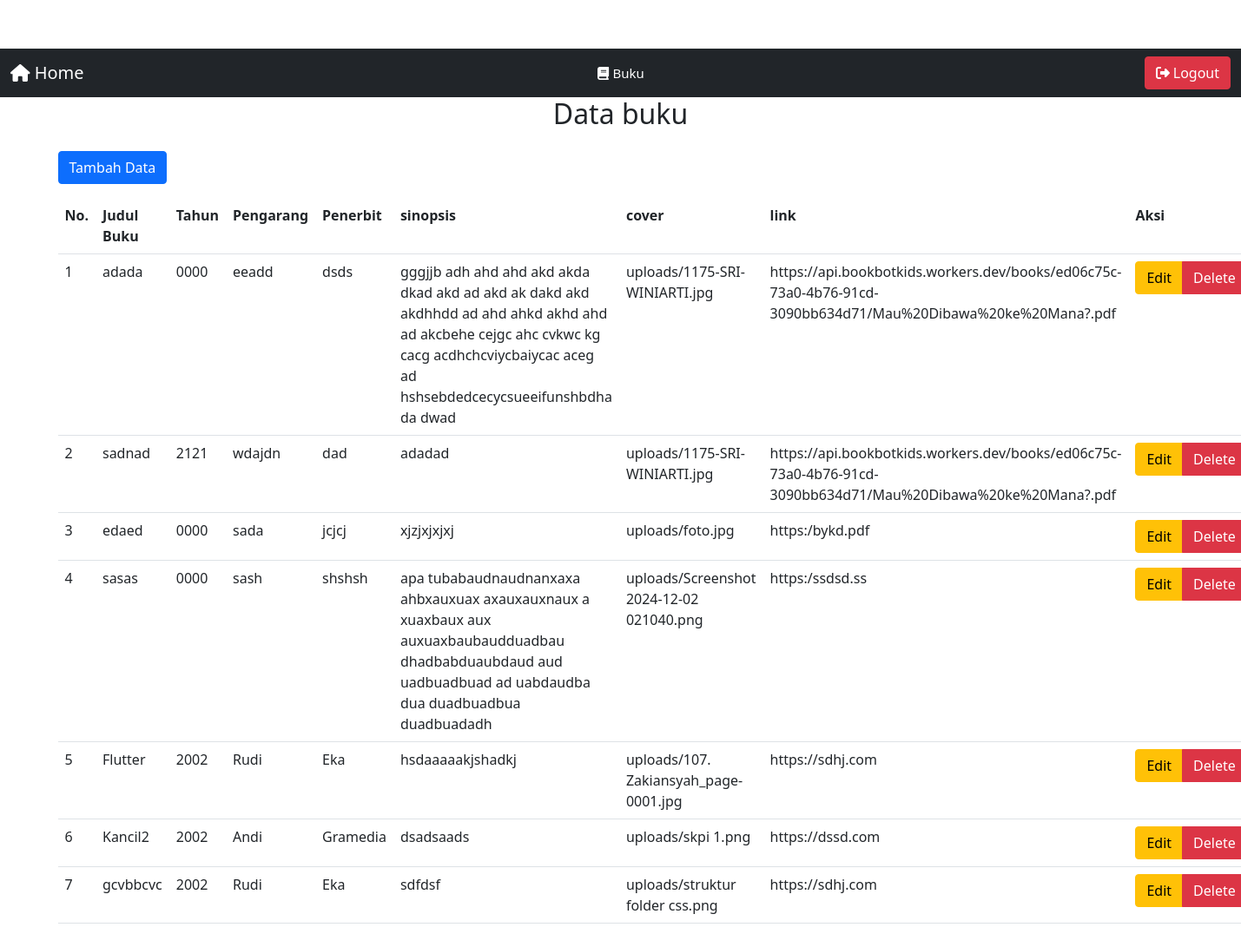
/admin/bukuRead.php (signed in), run on the app's committed database.
### tables this page shows
CREATE TABLE `buku` (
  `id_buku` int(11) NOT NULL,
  `judul_buku` varchar(100) NOT NULL,
  `tahun` year(4) NOT NULL,
  `kategori` varchar(100) NOT NULL,
  `pengarang` varchar(50) NOT NULL,
  `penerbit` varchar(50) NOT NULL,
  `sinopsis` varchar(1000) NOT NULL,
  `cover` varchar(50) NOT NULL,
  `link` mediumtext NOT NULL
);

### admin/bukuRead.php (the view, shortened to what this page needs)
<!DOCTYPE html>
<html lang="en">
<head>
  <link href="https://cdn.jsdelivr.net/npm/bootstrap@5.0.2/dist/css/bootstrap.min.css" rel="stylesheet">
</head>
<body>
  <?php
  include 'nav.php';
  ?>
  <div class="container mb-5">
    <div class="text-center pb-3">
      <h2>Data buku</h2>
    </div>
    <a href="tambahBuku.php" class="btn btn-primary mb-3">Tambah Data</a>
    <?php
    include "koneksi.php";
    $buku = mysqli_query($koneksi, "SELECT * FROM buku")
    ?>
    <table class="table">
      <tr>
        <th scope="col">No.</th>
        <th scope="col">Judul Buku</th>
        <th scope="col">Tahun</th>
        <th scope="col">Pengarang</th>
        <th scope="col">Penerbit</th>
        <th scope="col">sinopsis</th>
        <th scope="col">cover</th>
        <th scope="col">link</th>
        <th scope="col">Aksi</th>
      </tr>
      <?php
      foreach ($buku as $key => $value) {
        $no = $key + 1;
      ?>
        <tr>
          <td><?= $no ?></td>
          <td><?= $value['judul_buku'] ?></td>
          <td><?= $value['tahun'] ?></td>
          <td><?= $value['pengarang'] ?></td>
          <td><?= $value['penerbit'] ?></td>
          <td><?= $value['sinopsis'] ?></td>
          <td><?= $value['cover'] ?></td>
          <td><?= $value['link'] ?></td>
          <td>
            <div class="btn-group">
              <a href="tambahBuku.php?id=<?= $value['id_buku'] ?>" class="btn btn-warning">Edit</a>
              <a href="buku_act.php?id_buku=<?= $value['id_buku'] ?>" class="btn btn-danger">Delete</a>
            </div>
          </td>
        </tr>
      <?php
      }
      ?>
    </table>
  </div>
</body>
</body>
</html>

### css/style.css (style rules this page uses)
body { font-style: Helvetica; }
a { text-decoration: none; font-size: 15px; color: black; }
body { padding-top: 56px; }

### data on the page
buku: no "1", judul_buku "adada", tahun "0000", pengarang "eeadd", penerbit "dsds", sinopsis "gggjjb adh ahd ahd akd akda dkad akd ad akd ak dakd akd akdhhdd ad ahd ahkd akhd ahd ad akcbehe cejgc ahc cvkwc kg cacg acdhchcviycbaiycac aceg ad hshsebdedcecycsueeifunshbdha da dwad", cover "uploads/1175-SRI-WINIARTI.jpg", link "https://api.bookbotkids.workers.dev/books/ed06c75c-73a0-4b76-91cd-3090bb634d71/Mau%20Dibawa%20ke%20Mana?.pdf"
buku: no "2", judul_buku "sadnad", tahun "2121", pengarang "wdajdn", penerbit "dad", sinopsis "adadad", cover "uploads/1175-SRI-WINIARTI.jpg", link "https://api.bookbotkids.workers.dev/books/ed06c75c-73a0-4b76-91cd-3090bb634d71/Mau%20Dibawa%20ke%20Mana?.pdf"
buku: no "3", judul_buku "edaed", tahun "0000", pengarang "sada", penerbit "jcjcj", sinopsis "xjzjxjxjxj", cover "uploads/foto.jpg", link "https:/bykd.pdf"
buku: no "4", judul_buku "sasas", tahun "0000", pengarang "sash", penerbit "shshsh", sinopsis "apa tubabaudnaudnanxaxa ahbxauxuax axauxauxnaux a xuaxbaux aux auxuaxbaubaudduadbau dhadbabduaubdaud aud uadbuadbuad ad uabdaudba dua duadbuadbua duadbuadadh", cover "uploads/Screenshot 2024-12-02 021040.png", link "https:/ssdsd.ss"
buku: no "5", judul_buku "Flutter", tahun "2002", pengarang "Rudi", penerbit "Eka", sinopsis "hsdaaaaakjshadkj", cover "uploads/107. Zakiansyah_page-0001.jpg", link "https://sdhj.com"
buku: no "6", judul_buku "Kancil2", tahun "2002", pengarang "Andi", penerbit "Gramedia", sinopsis "dsadsaads", cover "uploads/skpi 1.png", link "https://dssd.com"
buku: no "7", judul_buku "gcvbbcvc", tahun "2002", pengarang "Rudi", penerbit "Eka", sinopsis "sdfdsf", cover "uploads/struktur folder css.png", link "https://sdhj.com"
